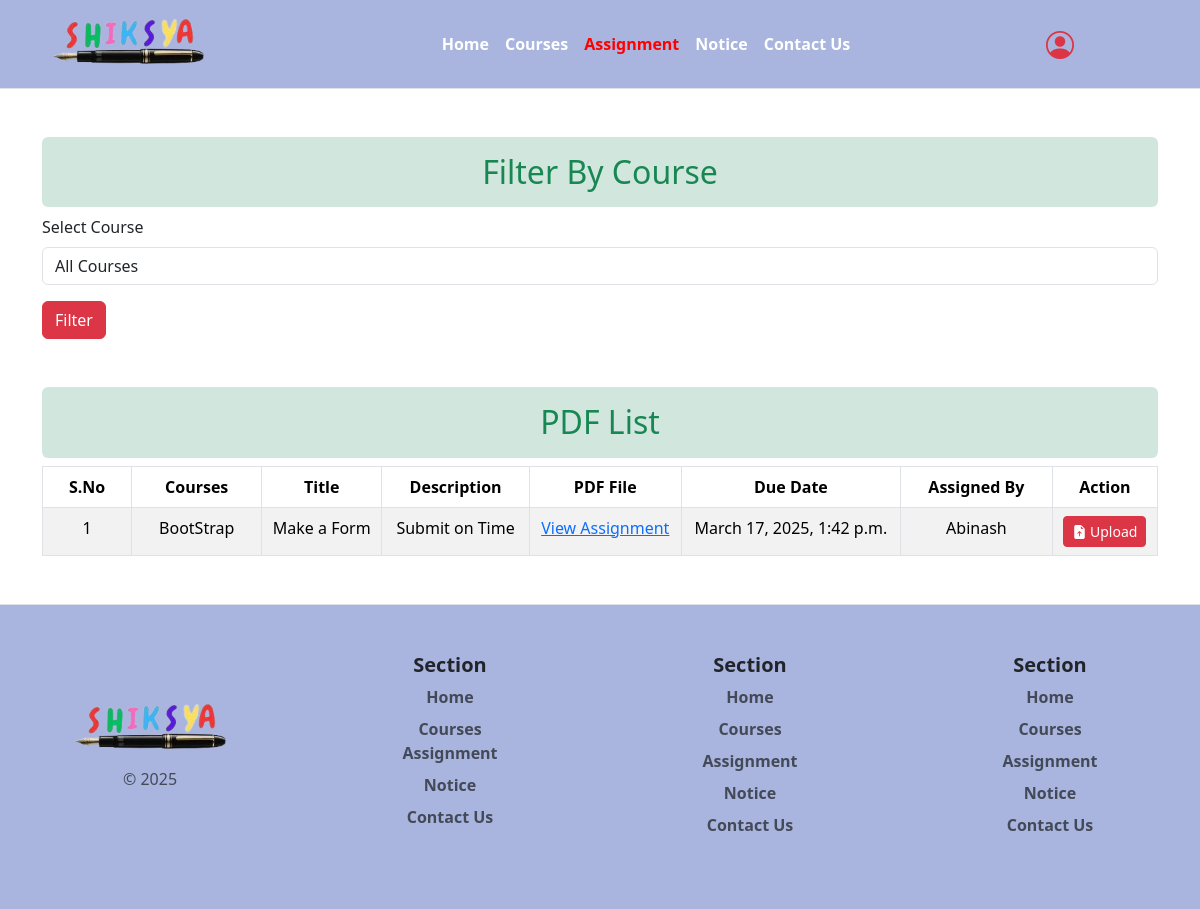
Screenshot of /viewassignment with the database file from the repository.
### userpages/models.py (models this page shows, shortened)
class Assignment(models.Model):
    title = models.CharField(max_length=255)
    description = models.TextField()
    pdf_file = models.FileField(upload_to='static/Assignment', null=True, blank=True)
    due_date = models.DateTimeField()
    created_at = models.DateTimeField(auto_now_add=True)
    updated_at = models.DateTimeField(auto_now=True)
    assigned_by = models.ForeignKey(User, on_delete=models.CASCADE, related_name='assignments_created')
    courses = models.ForeignKey(Courses, on_delete=models.CASCADE)

### elearning/models.py (models this page shows, shortened)
class Courses(models.Model):
    category = models.ForeignKey(Category,on_delete=models.CASCADE,null=True)
    users = models.ManyToManyField(User, related_name='courses')
    image = models.FileField(upload_to='static/uploads', null=True)
    name = models.CharField(max_length=200, blank=False, null=False)
    description = models.TextField(max_length=2000, blank=False, null=False)
    created_at = models.DateTimeField(auto_now_add=True)
    top_cousrses = models.BooleanField(null=True,default=False)
    trending = models.BooleanField(null=True,default=False)

### userpages/views.py (the view)
# urls.py: path('viewassignment',view_assignment,name='viewassignment'),
def view_assignment(request):
    courses = Courses.objects.all()
    selected_course = request.GET.get('course')
    if selected_course:
        assignments = Assignment.objects.filter(courses__name=selected_course, pdf_file__isnull=False)
    else:
        assignments = Assignment.objects.filter(pdf_file__isnull=False)
    context = {
        'assign': assignments,
        'courses': courses,
        'selected_course': selected_course,
    }
    return render(request, 'userpage/view_assignment.html', context)

### templates/userpage/view_assignment.html (shortened to what this page needs)
{% extends "base.html" %}
{% block main-content %}
<div class="container my-5">
    <div class="col-md-12 m-auto">
        <h2 class="text-success bg-success-subtle text-center p-3 rounded">Filter By Course</h2>
        <form method="GET" class="mb-4">
            <div class="form-group">
                <label for="course" class="form-label">Select Course</label>
                <select name="course" id="course" class="form-control">
                    <option value="">All Courses</option>
                </select>
            </div>
            <button type="submit" class="btn btn-danger mt-3">Filter</button>
        </form>
    </div>
</div>
<div class="container my-5">
    <div class="col-md-12 m-auto">
        <h2 class="text-success bg-success-subtle text-center p-3 rounded">PDF List</h2>
        <table class="table table-bordered table-striped table-hover">
            <thead class="bg-light">
                <tr>
                    <th class="text-center px-4">S.No</th>
                    <th class="text-center px-4">Courses</th>
                    <th class="text-center px-4">Title</th>
                    <th class="text-center px-4">Description</th>
                    <th class="text-center px-4">PDF File</th>
                    <th class="text-center px-4">Due Date</th>
                    <th class="text-center px-4">Assigned By</th>
                    <th class="text-center px-4">Action</th>
                </tr>
            </thead>
            <tbody>
                {% for item in assign %}
                <tr>
                    <td class="text-center">{{ forloop.counter }}</td>
                    <td class="text-center px-4">{{item.courses.name}}</td>
                    <td class="text-center">{{ item.title }}</td>
                    <td class="text-center">{{ item.description }}</td>
                    <td class="text-center">
                        <a href="{{item.pdf_file}}" target="_blank">View Assignment</a>
                    </td>
                    <td class="text-center">{{ item.due_date }}</td>
                    <td class="text-center">{{ item.assigned_by }}</td>
                    <td class="text-center">
                        {% if user.is_authenticated %}
                        {% if user.is_staff %}
                        <a href="{% url 'assignment_submit' %}" class="btn btn-danger btn-sm">
                            <i class="bi bi-eye-fill"></i> View
                        </a>
                        <a href="{% url 'delete_assignment' item.pk %}" class="btn btn-danger btn-sm"
                            onclick="return confirm('Are you sure you want to delete this item?')">
                            <i class="bi bi-trash"></i> Delete
                        </a>
                        {% else %}
                        <a href="{% url 'submit_assignment' item.pk %}" class="btn btn-danger btn-sm">
                            <i class="bi bi-file-earmark-arrow-up-fill"></i> Upload
                        </a>
                        {% endif %}
                        {% else %}
                        <a href="{% url 'submit_assignment' item.pk %}" class="btn btn-danger btn-sm">
                            <i class="bi bi-file-earmark-arrow-up-fill"></i> Upload
                        </a>
                        {% endif %}
                    </td>
                </tr>
                {% endfor %}
            </tbody>
        </table>
    </div>
</div>
{% endblock main-content %}

### static/css/style.css (style rules this page uses)
:root { --main-color:#5e17eb; }

### rows the page displays
Assignment: courses.name "BootStrap", title "Make a Form", description "Submit on Time", due_date "March 17, 2025, 1:42 p.m.", assigned_by "Abinash"
